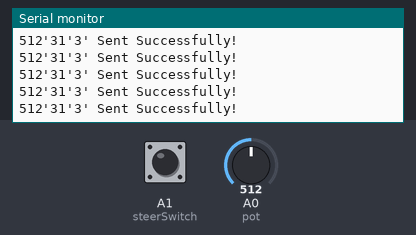
The sketch below on a simulated Arduino Uno, built with avr-gcc and run on an emulated ATmega328P. Parts: the last lines printed to the serial monitor. The inputs (shaded band) are chosen by the test bench; at power-on: A0 (pot) = 512, A1 (steerSwitch) HIGH.

Above: at 2.3 s.
2.4 s: A0 (pot) set to 716
At 2.44 s:
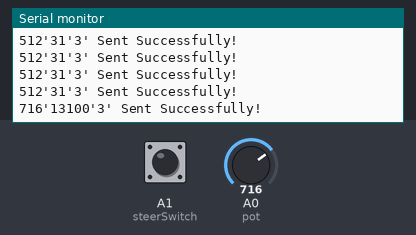
3.9 s: A1 (steerSwitch) pulled LOW for 0.15 s
At 3.95 s:
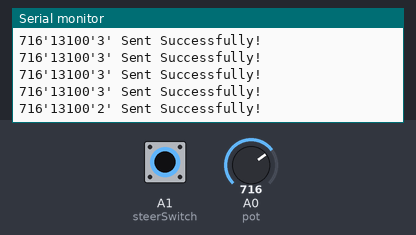
5.5 s: A0 (pot) set to 900
At 5.52 s:
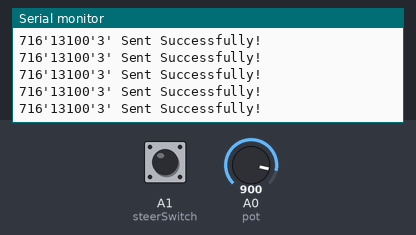
7.0 s: A1 (steerSwitch) pulled LOW for 1 s
At 7.03 s:
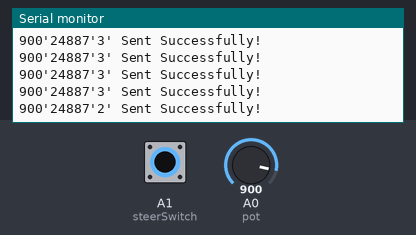
Timing chart, 0 to 10.0 s (numbered marks = the images above; inputs shaded):
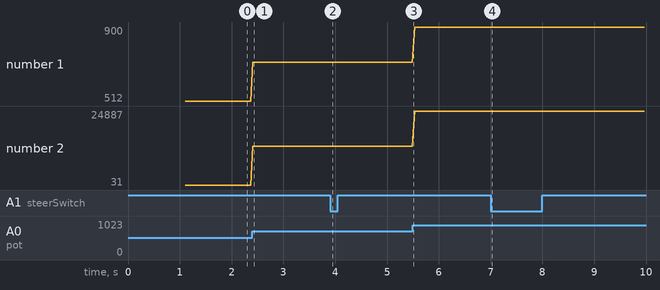

The sketch:

Fendt_Navagation_Test.ino
```cpp
#include <mcp_can.h>
#include <SPI.h>

#define CAN0_INT 2             // Set INT to pin 2
MCP_CAN CAN0(10);              // Set CS to pin 10

const int steerSwitch = A1;    // On/Off switch connected to A1
int steerState = 0;

const int pot = A0;            // Potentiometer connected to A0
int potValue = 0;
int16_t setCurve = 0;

byte data[6] = {0x0, 0x0, 0x0, 0x0, 0x0, 0x0} ; //Fendt Curve Command at 40msec
byte data1[8] = {0x00, 0x00, 0xC0, 0x0C, 0x00, 0x17, 0x02, 0x20} ;  //Fendt Set, 2C Navagation Controller

unsigned int scanLoopInterval  = 40;
unsigned long scanLoopMs = millis();

//--------------------------------------------------------------------------------------------------------

void setup()
{
  Serial.begin(115200);

  pinMode(steerSwitch,INPUT_PULLUP);

  if (CAN0.begin(MCP_ANY, CAN_250KBPS, MCP_16MHZ) == CAN_OK) {
    Serial.println("MCP2515 Initialized Successfully!");
  }
  else {
    Serial.println("Error Initializing MCP2515...");
  }

  CAN0.setMode(MCP_NORMAL);

  pinMode(CAN0_INT, INPUT);

  delay (1000);
      CAN0.sendMsgBuf(0x18EEFF2C, 1, 8, data1);   //Claim Address
      delay (100);
      Serial.println("Setup Done");
}

//---------------------------------------------------------------------------------------------------------------------------------

void loop()
{

potValue = analogRead(pot);
setCurve = map(potValue,0,1023,-32768,32767);

steerState = digitalRead(steerSwitch);
steerState = (steerState + 2);

  if ((millis() - scanLoopMs) > scanLoopInterval) {   // Send data
    scanLoopMs = millis();
    data[0] = 5;
    data[1] = 9;
    data[2] = steerState;
    data[3] = 10;
    if (steerState == 3){
      data[4] = highByte(setCurve);
      data[5] = lowByte(setCurve);
    }
    else{
      data[4] = 0;
      data[5] = 0;
    }
    sendCAN_Msg();
  }

}

//---------------------------------------------------------------------------------------------------------------------------------

void sendCAN_Msg() {

  byte sndStat = CAN0.sendMsgBuf(0x8CEFF02C, 1, 6, data);
  if (sndStat == CAN_OK) {
    Serial.print(potValue);
    Serial.print("'");
    Serial.print(setCurve);
    Serial.print("'");
    Serial.print(steerState);
    Serial.print("'");
    Serial.println(" Sent Successfully!");
  }
  else {
    Serial.print(potValue);
    Serial.print("'");
    Serial.print(setCurve);
    Serial.print("'");
    Serial.print(steerState);
    Serial.print("'");
    Serial.println("Error Sending Message...");
  }
}
```

Measured:
- after the input at 2.4 s, the serial monitor: prints a new line at once (image 1)
- after the input at 3.9 s, the serial monitor: prints a new line at once (image 2)
- after the input at 7.0 s, the serial monitor: prints a new line at once (image 4)
- plotted number 1: 512 → 716 after the input at 2.4 s, 716 → 900 after the input at 5.5 s
- plotted number 2: 31 → 13100 after the input at 2.4 s, 13100 → 24887 after the input at 5.5 s
